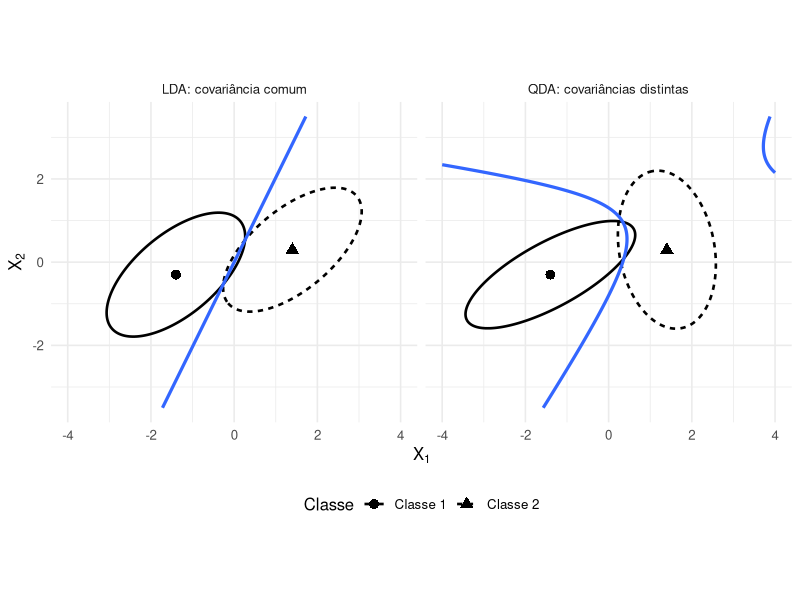
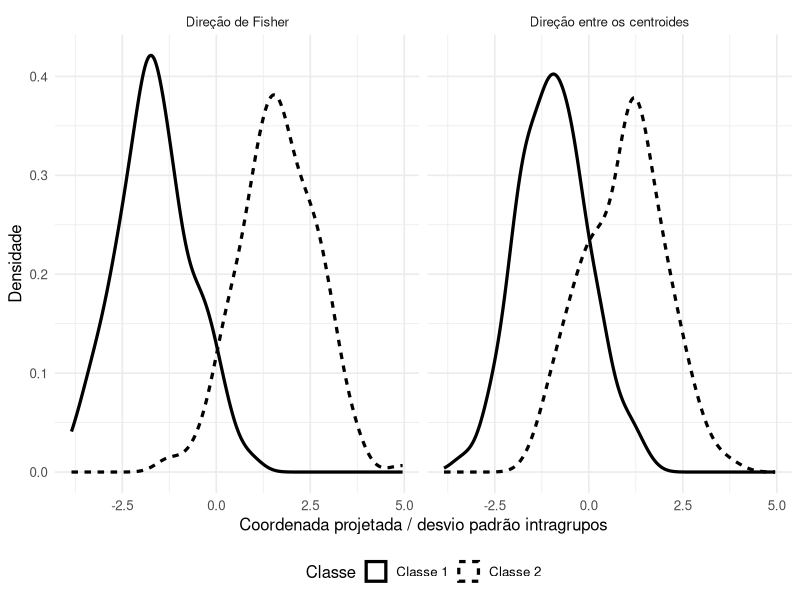
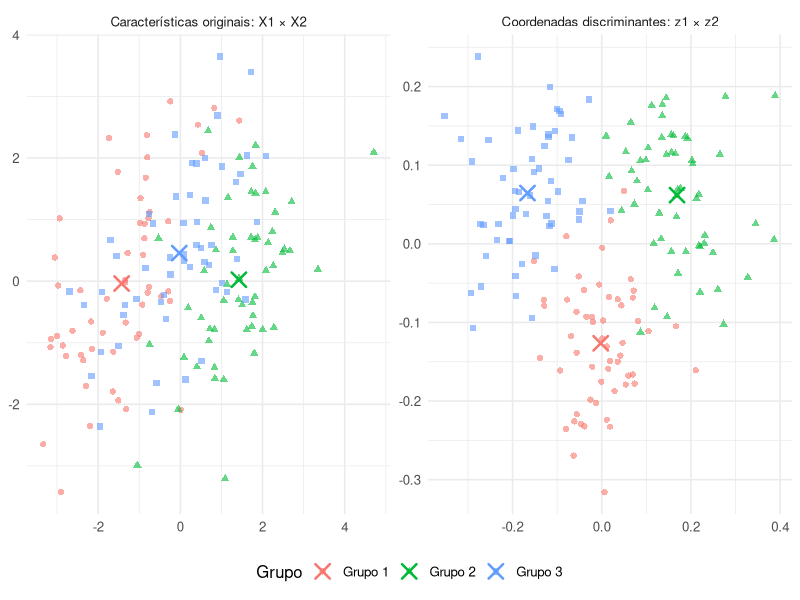

Write the R code that produced these figures, in order.
## ---- chunk 1
#| label: fig-fronteiras-lda-qda
#| echo: false
#| warning: false
#| message: false
#| fig-cap: "Fronteiras de decisão para duas populações normais. As elipses delimitam regiões de concentração de 75%. Com covariância comum, a LDA produz uma fronteira linear; com covariâncias distintas, a QDA pode produzir uma fronteira quadrática."
#| fig-width: 10
#| fig-height: 5
#| fig-align: center

library(ggplot2)

delta_lda <- function(X, mu, Sigma, prior = 0.5) {
  Sigma_inv <- solve(Sigma)

  as.vector(
    X %*% Sigma_inv %*% mu
  ) -
    0.5 *
    as.numeric(
      t(mu) %*% Sigma_inv %*% mu
    ) +
    log(prior)
}

delta_qda <- function(X, mu, Sigma, prior = 0.5) {
  Sigma_inv <- solve(Sigma)

  D <- sweep(
    X,
    2,
    mu,
    "-"
  )

  quadratica <- rowSums(
    (D %*% Sigma_inv) * D
  )

  -0.5 * log(det(Sigma)) -
    0.5 * quadratica +
    log(prior)
}

elipse_normal <- function(
  mu,
  Sigma,
  classe,
  cenario,
  prob = 0.75,
  n = 250
) {
  decomposicao <- eigen(
    Sigma,
    symmetric = TRUE
  )

  angulo <- seq(
    0,
    2 * pi,
    length.out = n
  )

  circulo <- cbind(
    cos(angulo),
    sin(angulo)
  )

  raio <- sqrt(
    qchisq(
      prob,
      df = 2
    )
  )

  transformacao <- decomposicao$vectors %*%
    diag(
      sqrt(
        decomposicao$values
      )
    )

  pontos <- raio *
    circulo %*%
    t(transformacao)

  pontos <- sweep(
    pontos,
    2,
    mu,
    "+"
  )

  data.frame(
    x1 = pontos[, 1],
    x2 = pontos[, 2],
    classe = classe,
    cenario = cenario
  )
}

mu_1 <- c(
  -1.4,
  -0.3
)

mu_2 <- c(
  1.4,
  0.3
)

Sigma_comum <- matrix(
  c(
    1.0, 0.55,
    0.55, 0.8
  ),
  nrow = 2,
  byrow = TRUE
)

Sigma_1 <- matrix(
  c(
    1.5, 0.7,
    0.7, 0.6
  ),
  nrow = 2,
  byrow = TRUE
)

Sigma_2 <- matrix(
  c(
    0.5, -0.15,
    -0.15, 1.3
  ),
  nrow = 2,
  byrow = TRUE
)

grade_base <- expand.grid(
  x1 = seq(
    -4,
    4,
    length.out = 220
  ),
  x2 = seq(
    -3.5,
    3.5,
    length.out = 220
  )
)

X_grade <- as.matrix(
  grade_base[
    c(
      "x1",
      "x2"
    )
  ]
)

grade_lda <- grade_base

grade_lda$diferenca <-
  delta_lda(
    X_grade,
    mu_1,
    Sigma_comum
  ) -
  delta_lda(
    X_grade,
    mu_2,
    Sigma_comum
  )

grade_lda$cenario <-
  "LDA: covariância comum"

grade_qda <- grade_base

grade_qda$diferenca <-
  delta_qda(
    X_grade,
    mu_1,
    Sigma_1
  ) -
  delta_qda(
    X_grade,
    mu_2,
    Sigma_2
  )

grade_qda$cenario <-
  "QDA: covariâncias distintas"

grade <- rbind(
  grade_lda,
  grade_qda
)

elipses <- rbind(
  elipse_normal(
    mu_1,
    Sigma_comum,
    "Classe 1",
    "LDA: covariância comum"
  ),
  elipse_normal(
    mu_2,
    Sigma_comum,
    "Classe 2",
    "LDA: covariância comum"
  ),
  elipse_normal(
    mu_1,
    Sigma_1,
    "Classe 1",
    "QDA: covariâncias distintas"
  ),
  elipse_normal(
    mu_2,
    Sigma_2,
    "Classe 2",
    "QDA: covariâncias distintas"
  )
)

centros <- rbind(
  data.frame(
    x1 = c(
      mu_1[1],
      mu_2[1]
    ),
    x2 = c(
      mu_1[2],
      mu_2[2]
    ),
    classe = c(
      "Classe 1",
      "Classe 2"
    ),
    cenario =
      "LDA: covariância comum"
  ),
  data.frame(
    x1 = c(
      mu_1[1],
      mu_2[1]
    ),
    x2 = c(
      mu_1[2],
      mu_2[2]
    ),
    classe = c(
      "Classe 1",
      "Classe 2"
    ),
    cenario =
      "QDA: covariâncias distintas"
  )
)

ggplot() +
  geom_path(
    data = elipses,
    aes(
      x = x1,
      y = x2,
      linetype = classe,
      group = interaction(
        classe,
        cenario
      )
    ),
    linewidth = 0.9
  ) +
  geom_point(
    data = centros,
    aes(
      x = x1,
      y = x2,
      shape = classe
    ),
    size = 3
  ) +
  geom_contour(
    data = grade,
    aes(
      x = x1,
      y = x2,
      z = diferenca
    ),
    breaks = 0,
    linewidth = 1.1,
    show.legend = FALSE
  ) +
  facet_wrap(
    ~ cenario
  ) +
  coord_equal() +
  labs(
    x = expression(X[1]),
    y = expression(X[2]),
    linetype = "Classe",
    shape = "Classe"
  ) +
  theme_minimal(
    base_size = 12
  ) +
  theme(
    legend.position = "bottom"
  )
## ---- chunk 2
#| label: fig-projecoes-fisher
#| echo: false
#| warning: false
#| message: false
#| fig-cap: "Projeção das mesmas duas classes na direção que une os centroides e na direção de Fisher. A direção discriminante aumenta a separação entre os grupos relativamente à dispersão intragrupos."
#| fig-width: 10
#| fig-height: 5
#| fig-align: center

library(ggplot2)

rmvnorm_base <- function(
  n,
  mu,
  Sigma
) {
  p <- length(mu)

  Z <- matrix(
    rnorm(
      n * p
    ),
    nrow = n,
    ncol = p
  )

  X <- Z %*%
    chol(Sigma)

  sweep(
    X,
    2,
    mu,
    "+"
  )
}

padroniza_intra <- function(
  z,
  grupo
) {
  medias_grupo <- ave(
    z,
    grupo
  )

  variancia_intra <-
    sum(
      (z - medias_grupo)^2
    ) /
    (
      length(z) -
        length(
          unique(grupo)
        )
    )

  (
    z - mean(z)
  ) /
    sqrt(
      variancia_intra
    )
}

set.seed(2026)

mu_1 <- c(
  -1.5,
  -0.5
)

mu_2 <- c(
  1.5,
  0.5
)

Sigma <- matrix(
  c(
    2.0, 1.4,
    1.4, 1.2
  ),
  nrow = 2,
  byrow = TRUE
)

n <- 180

X_1 <- rmvnorm_base(
  n,
  mu_1,
  Sigma
)

X_2 <- rmvnorm_base(
  n,
  mu_2,
  Sigma
)

X <- rbind(
  X_1,
  X_2
)

grupo <- factor(
  rep(
    c(
      "Classe 1",
      "Classe 2"
    ),
    each = n
  )
)

media_1 <- colMeans(
  X_1
)

media_2 <- colMeans(
  X_2
)

d <- media_2 - media_1

D_1 <- sweep(
  X_1,
  2,
  media_1,
  "-"
)

D_2 <- sweep(
  X_2,
  2,
  media_2,
  "-"
)

T_intra <- crossprod(
  D_1
) +
  crossprod(
    D_2
  )

a_centroides <- d /
  sqrt(
    sum(
      d^2
    )
  )

a_fisher <- solve(
  T_intra,
  d
)

a_fisher <- a_fisher /
  sqrt(
    as.numeric(
      t(a_fisher) %*%
        T_intra %*%
        a_fisher
    )
  )

z_centroides <- as.vector(
  X %*%
    a_centroides
)

z_fisher <- as.vector(
  X %*%
    a_fisher
)

dados_projecao <- rbind(
  data.frame(
    escore = padroniza_intra(
      z_centroides,
      grupo
    ),
    grupo = grupo,
    direcao =
      "Direção entre os centroides"
  ),
  data.frame(
    escore = padroniza_intra(
      z_fisher,
      grupo
    ),
    grupo = grupo,
    direcao =
      "Direção de Fisher"
  )
)

ggplot(
  dados_projecao,
  aes(
    x = escore,
    linetype = grupo
  )
) +
  geom_density(
    linewidth = 1.1,
    adjust = 1.05
  ) +
  facet_wrap(
    ~ direcao,
    nrow = 1
  ) +
  labs(
    x =
      "Coordenada projetada / desvio padrão intragrupos",
    y =
      "Densidade",
    linetype =
      "Classe"
  ) +
  theme_minimal(
    base_size = 12
  ) +
  theme(
    legend.position = "bottom"
  )
## ---- chunk 3
#| label: fig-coordenadas-discriminantes
#| echo: false
#| warning: false
#| message: false
#| fig-cap: "Representação de três grupos em duas características originais e nas duas coordenadas discriminantes de Fisher. As coordenadas são construídas especificamente para representar a separação entre os grupos."
#| fig-width: 10
#| fig-height: 5
#| fig-align: center

library(ggplot2)

rmvnorm_base <- function(
  n,
  mu,
  Sigma
) {
  p <- length(mu)

  Z <- matrix(
    rnorm(
      n * p
    ),
    nrow = n,
    ncol = p
  )

  X <- Z %*%
    chol(Sigma)

  sweep(
    X,
    2,
    mu,
    "+"
  )
}

set.seed(2027)

Sigma <- matrix(
  c(
    1.2, 0.7, 0.2,
    0.7, 1.8, 0.1,
    0.2, 0.1, 0.7
  ),
  nrow = 3,
  byrow = TRUE
)

medias <- list(
  c(
    -1.6,
    0.0,
    -0.8
  ),
  c(
    1.6,
    0.0,
    -0.8
  ),
  c(
    0.0,
    0.3,
    1.8
  )
)

n_grupo <- 55

X_lista <- lapply(
  medias,
  function(mu) {
    rmvnorm_base(
      n_grupo,
      mu,
      Sigma
    )
  }
)

X <- do.call(
  rbind,
  X_lista
)

grupo <- factor(
  rep(
    c(
      "Grupo 1",
      "Grupo 2",
      "Grupo 3"
    ),
    each = n_grupo
  )
)

media_global <- colMeans(
  X
)

T_intra <- matrix(
  0,
  nrow = 3,
  ncol = 3
)

T_entre <- matrix(
  0,
  nrow = 3,
  ncol = 3
)

for (
  grupo_atual in levels(grupo)
) {
  X_k <- X[
    grupo == grupo_atual,
    ,
    drop = FALSE
  ]

  media_k <- colMeans(
    X_k
  )

  D_k <- sweep(
    X_k,
    2,
    media_k,
    "-"
  )

  T_intra <- T_intra +
    crossprod(
      D_k
    )

  d_k <- matrix(
    media_k -
      media_global,
    ncol = 1
  )

  T_entre <- T_entre +
    nrow(X_k) *
    (
      d_k %*%
        t(d_k)
    )
}

decomp_intra <- eigen(
  T_intra,
  symmetric = TRUE
)

T_intra_menos_meio <-
  decomp_intra$vectors %*%
  diag(
    1 /
      sqrt(
        decomp_intra$values
      )
  ) %*%
  t(
    decomp_intra$vectors
  )

M_F <-
  T_intra_menos_meio %*%
  T_entre %*%
  T_intra_menos_meio

decomp_fisher <- eigen(
  M_F,
  symmetric = TRUE
)

r_F <- sum(
  decomp_fisher$values >
    1e-10
)

U_F <- decomp_fisher$vectors[
  ,
  seq_len(r_F),
  drop = FALSE
]

Alpha <- T_intra_menos_meio %*%
  U_F

X_c <- sweep(
  X,
  2,
  media_global,
  "-"
)

Z <- X_c %*%
  Alpha

dados_original <- data.frame(
  eixo_1 = X[, 1],
  eixo_2 = X[, 2],
  grupo = grupo,
  painel =
    "Características originais: X1 × X2"
)

dados_discriminante <- data.frame(
  eixo_1 = Z[, 1],
  eixo_2 = Z[, 2],
  grupo = grupo,
  painel =
    "Coordenadas discriminantes: z1 × z2"
)

dados_figura <- rbind(
  dados_original,
  dados_discriminante
)

centroides <- aggregate(
  cbind(
    eixo_1,
    eixo_2
  ) ~
    grupo +
    painel,
  data = dados_figura,
  FUN = mean
)

ggplot(
  dados_figura,
  aes(
    x = eixo_1,
    y = eixo_2,
    color = grupo,
    shape = grupo
  )
) +
  geom_point(
    alpha = 0.6,
    size = 1.8
  ) +
  geom_point(
    data = centroides,
    aes(
      x = eixo_1,
      y = eixo_2,
      color = grupo
    ),
    inherit.aes = FALSE,
    shape = 4,
    size = 4,
    stroke = 1.3
  ) +
  facet_wrap(
    ~ painel,
    scales = "free"
  ) +
  labs(
    x = NULL,
    y = NULL,
    color = "Grupo",
    shape = "Grupo"
  ) +
  theme_minimal(
    base_size = 12
  ) +
  theme(
    legend.position = "bottom"
  )
